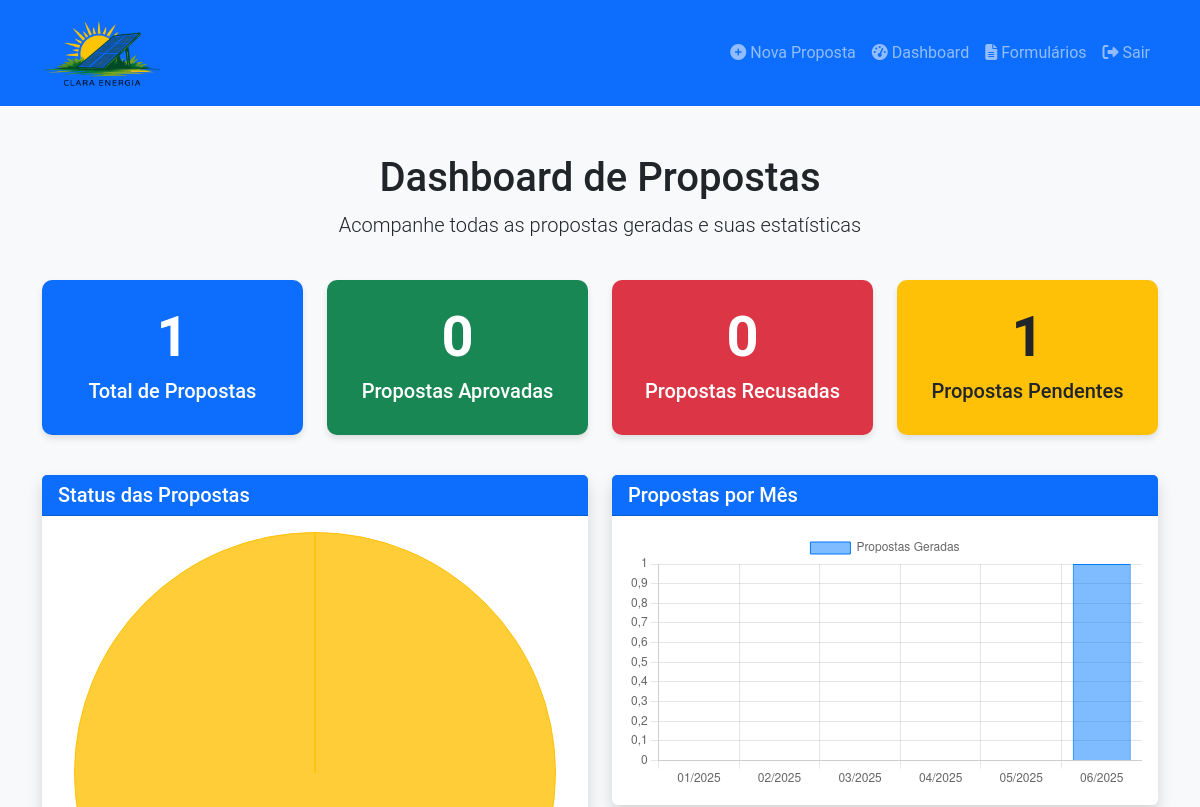
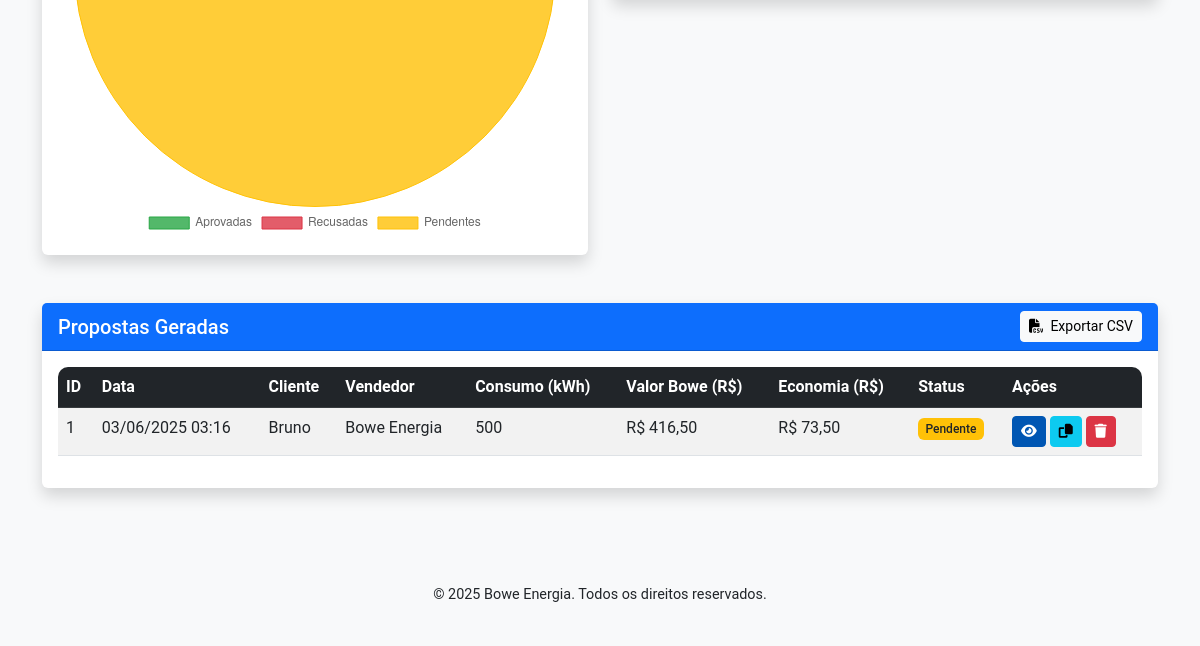
Page /dashboard (signed in) on the earlier database version (2 pictures, top to bottom).
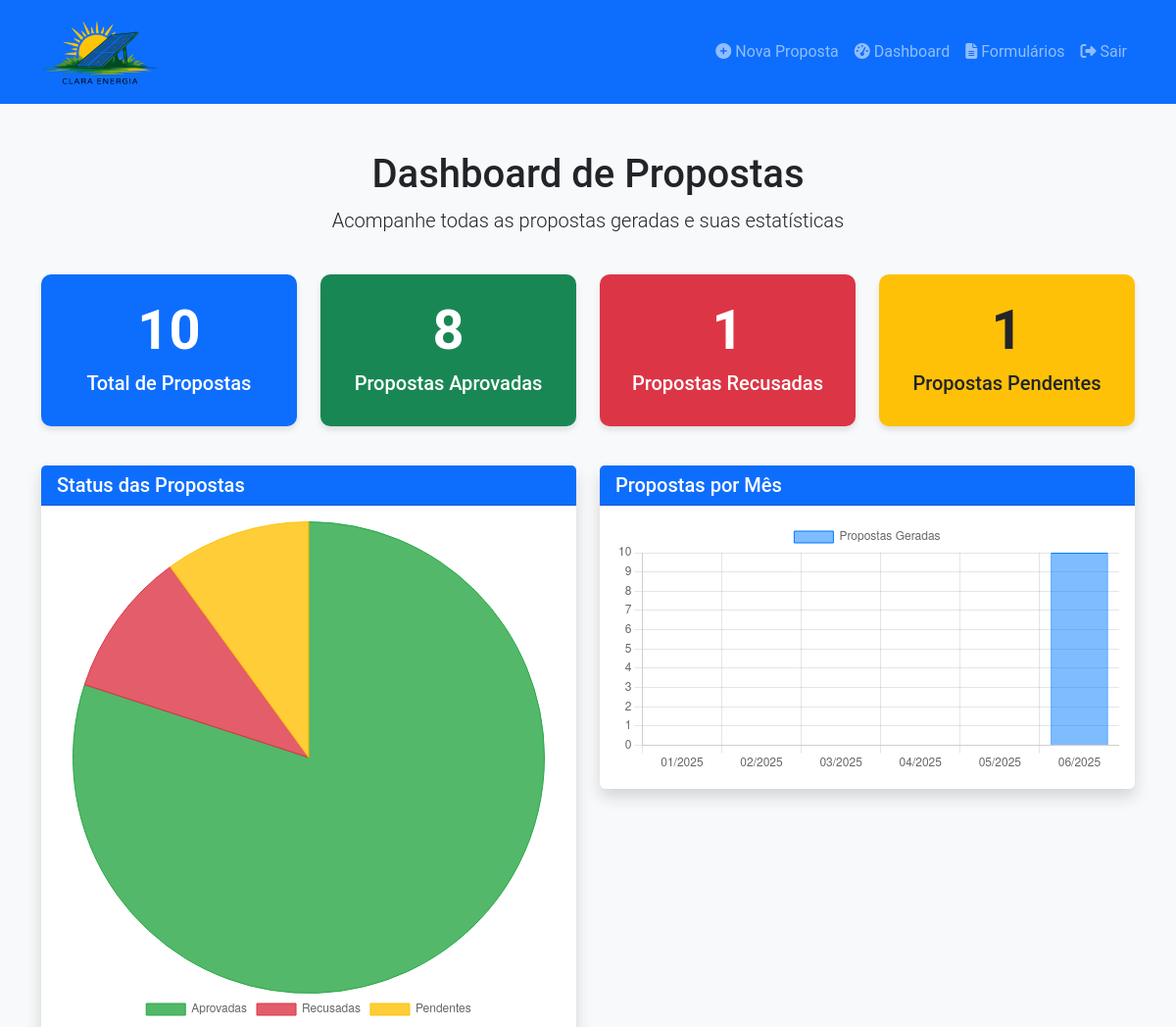
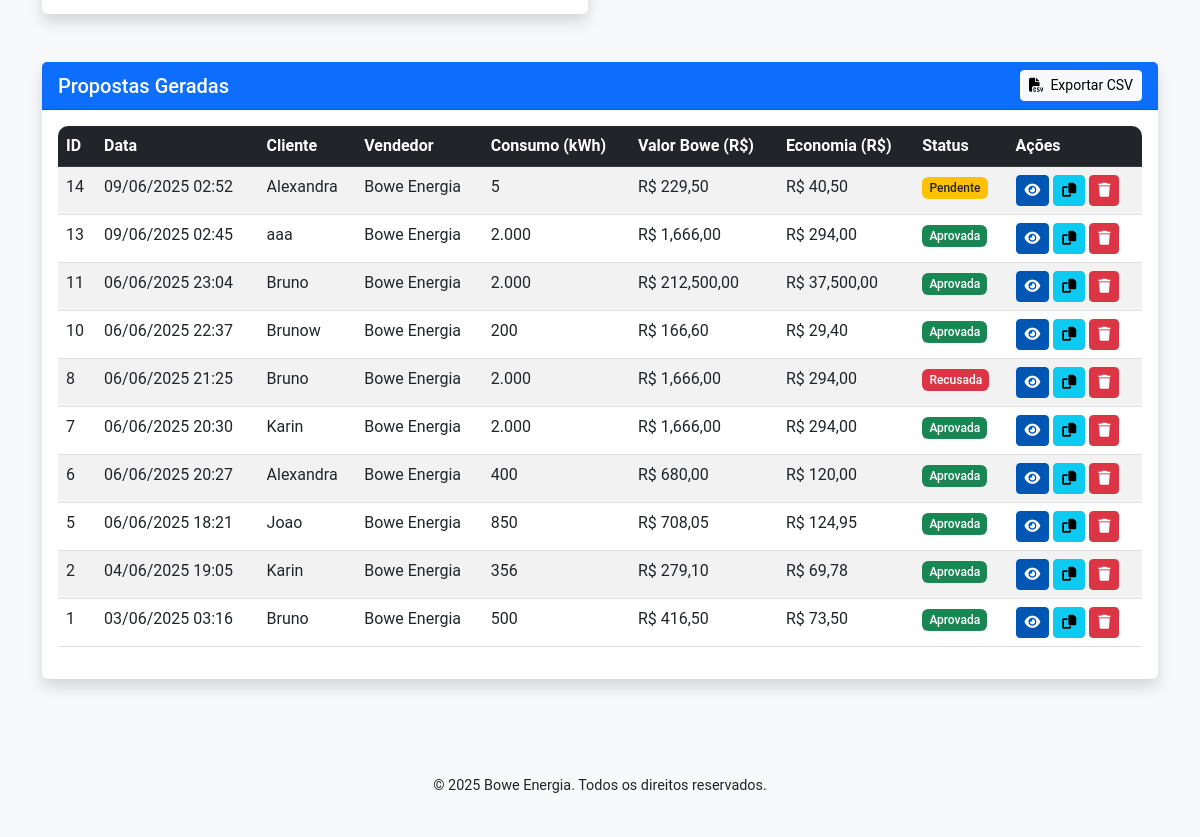
Same page on the later database version (2 pictures, top to bottom).
### src/models/proposta.py (models this page shows, shortened)
class Proposta(db.Model):
    __tablename__ = 'propostas'
    id = db.Column(db.Integer, primary_key=True)
    id_publico = db.Column(db.String(36), unique=True, nullable=False)
    data_criacao = db.Column(db.DateTime, default=datetime.utcnow)
    status = db.Column(db.String(20), default='Pendente')
    nome_vendedor = db.Column(db.String(100), nullable=False, default="Bowe Energia")
    telefone_vendedor = db.Column(db.String(20), nullable=False, default="(00) 0000-0000")
    chave_pix = db.Column(db.String(100))
    cidade_indicador = db.Column(db.String(100))
    lider = db.Column(db.String(100))
    cpf_indicador = db.Column(db.String(14))
    nome_indicado = db.Column(db.String(100), nullable=False)
    telefone_indicado = db.Column(db.String(20))
    email_indicado = db.Column(db.String(100))
    unidade_consumidora = db.Column(db.String(20), nullable=False)
    consumo_indicado = db.Column(db.Float, nullable=False)
    tipo_rede = db.Column(db.String(20), nullable=False)
    mes_atual = db.Column(db.String(20), nullable=False)
    taxa_concessionaria = db.Column(db.Float, nullable=False)
    taxa_bandeira = db.Column(db.Float, default=0)
    taxa_enersim = db.Column(db.Float)  # Mantido para compatibilidade
    percentual_desconto = db.Column(db.Float, nullable=False)  # Novo campo
    pagar_energisa = db.Column(db.Float, nullable=False)
    pagar_energisa_mais_bandeira = db.Column(db.Float, nullable=False)
    pagar_enersim = db.Column(db.Float, nullable=False)
    economia = db.Column(db.Float, nullable=False)
    economia_anual = db.Column(db.Float, nullable=False)
    porcentagem_economia = db.Column(db.Float, nullable=False)
    modelo_contrato = db.Column(db.String(100))

### src/routes/dashboard.py (the view)
@dashboard_bp.route('/dashboard')
@login_required
def index():
    from sqlalchemy import extract
    import datetime
    propostas = Proposta.query.order_by(Proposta.data_criacao.desc()).all()
    total_propostas = len(propostas)
    propostas_aprovadas = sum(1 for p in propostas if p.status == 'Aprovada')
    propostas_recusadas = sum(1 for p in propostas if p.status == 'Recusada')
    propostas_pendentes = total_propostas - propostas_aprovadas - propostas_recusadas
    hoje = datetime.datetime.now()
    meses = []
    dados_mensais = []
    for i in range(5, -1, -1):
        data_mes = hoje.replace(day=1) - datetime.timedelta(days=i*30)
        mes_ano = data_mes.strftime('%m/%Y')
        meses.append(mes_ano)
        mes = data_mes.month
        ano = data_mes.year
        count = Proposta.query.filter(
            extract('month', Proposta.data_criacao) == mes,
            extract('year', Proposta.data_criacao) == ano
        ).count()
        dados_mensais.append(count)
    return render_template('dashboard.html',
                           propostas=propostas,
                           total_propostas=total_propostas,
                           propostas_aprovadas=propostas_aprovadas,
                           propostas_recusadas=propostas_recusadas,
                           propostas_pendentes=propostas_pendentes,
                           meses=meses,
                           dados_mensais=dados_mensais)

### src/routes/dashboard.py (called while the page is built)
def login_required(f):
    @wraps(f)
    def decorated_function(*args, **kwargs):
        if 'logged_in' not in session:
            flash('Acesso restrito. Por favor, faça login.', 'error')
            return redirect(url_for('dashboard.login'))
        return f(*args, **kwargs)
    return decorated_function

### src/templates/dashboard.html (shortened to what this page needs)
{% extends 'base.html' %}
{% block content %}
<div class="container mt-5">
    <div class="row">
        <div class="col-md-12 text-center mb-4">
            <h1>Dashboard de Propostas</h1>
            <p class="lead">Acompanhe todas as propostas geradas e suas estatísticas</p>
        </div>
    </div>
    <div class="row mb-4">
        <div class="col-md-3">
            <div class="card stat-card bg-primary text-white mb-3">
                <div class="card-body text-center">
                    <h1 class="display-4">{{ total_propostas }}</h1>
                    <h5>Total de Propostas</h5>
                </div>
            </div>
        </div>
        <div class="col-md-3">
            <div class="card stat-card bg-success text-white mb-3">
                <div class="card-body text-center">
                    <h1 class="display-4">{{ propostas_aprovadas }}</h1>
                    <h5>Propostas Aprovadas</h5>
                </div>
            </div>
        </div>
        <div class="col-md-3">
            <div class="card stat-card bg-danger text-white mb-3">
                <div class="card-body text-center">
                    <h1 class="display-4">{{ propostas_recusadas }}</h1>
                    <h5>Propostas Recusadas</h5>
                </div>
            </div>
        </div>
        <div class="col-md-3">
            <div class="card stat-card bg-warning text-dark mb-3">
                <div class="card-body text-center">
                    <h1 class="display-4">{{ propostas_pendentes }}</h1>
                    <h5>Propostas Pendentes</h5>
                </div>
            </div>
        </div>
    </div>
    <div class="row mb-4">
        <div class="col-md-6">
            <div class="card shadow">
                <div class="card-header bg-primary text-white">
                    <h5 class="mb-0">Status das Propostas</h5>
                </div>
                <div class="card-body">
                    <canvas id="statusChart"></canvas>
                </div>
            </div>
        </div>
        <div class="col-md-6">
            <div class="card shadow">
                <div class="card-header bg-primary text-white">
                    <h5 class="mb-0">Propostas por Mês</h5>
                </div>
                <div class="card-body">
                    <canvas id="propostasChart"></canvas>
                </div>
            </div>
        </div>
    </div>
    <div class="row">
        <div class="col-md-12">
            <div class="card shadow">
                <div class="card-header bg-primary text-white d-flex justify-content-between align-items-center">
                    <h5 class="mb-0">Propostas Geradas</h5>
                    <div>
                        <button class="btn btn-sm btn-light" id="exportCSV">
                            <i class="fas fa-file-csv me-1"></i> Exportar CSV
                        </button>
                    </div>
                </div>
                <div class="card-body">
                    <div class="table-responsive">
                        <table class="table table-striped table-hover" id="propostasTable">
                            <thead class="table-dark">
                                <tr>
                                    <th>ID</th>
                                    <th>Data</th>
                                    <th>Cliente</th>
                                    <th>Vendedor</th>
                                    <th>Consumo (kWh)</th>
                                    <th>Valor Bowe (R$)</th>
                                    <th>Economia (R$)</th>
                                    <th>Status</th>
                                    <th>Ações</th>
                                </tr>
                            </thead>
                            <tbody>
                                {% for proposta in propostas %}
                                <tr>
                                    <td>{{ proposta.id }}</td>
                                    <td>{{ proposta.data_criacao.strftime('%d/%m/%Y %H:%M') }}</td>
                                    <td>{{ proposta.nome_indicado }}</td>
                                    <td>{{ proposta.nome_vendedor }}</td>
                                    <td>{{ "{:,.0f}".format(proposta.consumo_indicado).replace(',', '.') }}</td>
                                    <td>R$ {{ "{:,.2f}".format(proposta.pagar_enersim).replace(',', '.').replace('.', ',') }}</td>
                                    <td>R$ {{ "{:,.2f}".format(proposta.economia).replace(',', '.').replace('.', ',') }}</td>
                                    <td>
                                        {% if proposta.status == 'Aprovada' %}
                                        <span class="badge bg-success">Aprovada</span>
                                        {% elif proposta.status == 'Recusada' %}
                                        <span class="badge bg-danger">Recusada</span>
                                        {% else %}
                                        <span class="badge bg-warning text-dark">Pendente</span>
                                        {% endif %}
                                    </td>
                                    <td>
                                        <a href="{{ url_for('proposta.visualizar', id_publico=proposta.id_publico) }}" class="btn btn-sm btn-primary" target="_blank">
                                            <i class="fas fa-eye"></i>
                                        </a>
                                        <button class="btn btn-sm btn-info copy-link" data-link="{{ request.host_url }}proposta/{{ proposta.id_publico }}">
                                            <i class="fas fa-copy"></i>
                                        </button>
                                        <button class="btn btn-sm btn-delete delete-proposta" data-id="{{ proposta.id }}" data-bs-toggle="modal" data-bs-target="#deleteModal">
                                            <i class="fas fa-trash"></i>
                                        </button>
                                    </td>
                                </tr>
                                {% endfor %}
                            </tbody>
                        </table>
                    </div>
                </div>
            </div>
        </div>
    </div>
</div>
{% endblock %}

### src/templates/base.html (shortened to what this page needs)
<!DOCTYPE html>
<html lang="pt-br">
<head>
    <link rel="stylesheet" href="https://cdnjs.cloudflare.com/ajax/libs/font-awesome/6.4.0/css/all.min.css">
    <link href="https://cdn.jsdelivr.net/npm/bootstrap@5.3.0/dist/css/bootstrap.min.css" rel="stylesheet">
    <link rel="stylesheet" href="https://cdnjs.cloudflare.com/ajax/libs/bootstrap-datepicker/1.9.0/css/bootstrap-datepicker.min.css">
    <link rel="stylesheet" href="{{ url_for('static', filename='css/style.css') }}">
    <link rel="stylesheet" href="{{ url_for('static', filename='css/custom.css') }}">
</head>
<body>
    <nav class="navbar navbar-expand-lg navbar-dark bg-primary">
        <div class="container">
 <a class="navbar-brand" href="{{ url_for('dashboard.index') }}">
    <img src="{{ url_for('static', filename='img/logoclara.png') }}" alt="Bowe Logo" style="height: 80px;">
</a>
            <div class="collapse navbar-collapse" id="navbarNav">
                <ul class="navbar-nav ms-auto">
                    {% if session.get('logged_in') %}
                    <li class="nav-item">
                        <a class="nav-link" href="{{ url_for('dashboard.nova_proposta') }}">
                            <i class="fas fa-plus-circle"></i> Nova Proposta
                        </a>
                    </li>
                    <li class="nav-item">
                        <a class="nav-link" href="{{ url_for('dashboard.index') }}">
                            <i class="fas fa-tachometer-alt"></i> Dashboard
                        </a>
                    </li>
                    <li class="nav-item">
                        <a class="nav-link" href="{{ url_for('formulario.admin_formularios') }}">
                            <i class="fas fa-file-alt"></i> Formulários
                        </a>
                    </li>
                    <li class="nav-item">
                        <a class="nav-link" href="{{ url_for('dashboard.logout') }}">
                            <i class="fas fa-sign-out-alt"></i> Sair
                        </a>
                    </li>
                    {% else %}
                    <li class="nav-item">
                        <a class="nav-link" href="{{ url_for('dashboard.login') }}">
                            <i class="fas fa-sign-in-alt"></i> Login
                        </a>
                    </li>
                    {% endif %}
                </ul>
            </div>
        </div>
    </nav>
    <main>
        {% block content %}{% endblock %}
    </main>
    <footer class="bg-light py-4 mt-5">
        <div class="container text-center">
            <p>&copy; 2025 Bowe Energia. Todos os direitos reservados.</p>
        </div>
    </footer>
</body>
</html>

### src/static/css/style.css (style rules this page uses)
body { font-family: 'Roboto', sans-serif; background-color: #f8f9fa; }
.navbar-brand { font-weight: 700; }
.card { border: none; box-shadow: 0 0.125rem 0.25rem rgba(0, 0, 0, 0.075); margin-bottom: 1.5rem; }
.card-header { font-weight: 600; }
.btn-primary { background-color: #0056b3; border-color: #0056b3; }
.table th { font-weight: 600; }
.badge { font-weight: 500; padding: 0.4em 0.6em; }
.stat-card { border-radius: 0.5rem; overflow: hidden; }
.stat-card .card-body { padding: 1.5rem; }
.stat-card .display-4 { font-weight: 700; }
footer { font-size: 0.9rem; }

### src/static/css/custom.css (style rules this page uses)
main, .container, .row, .col-md-12 { overflow-x: visible; }

### src/templates/dashboard.html (style rules this page uses)
.stat-card { border-radius: 10px; box-shadow: 0 4px 6px rgba(0,0,0,0.1); transition: transform 0.3s; }
.table-responsive { border-radius: 10px; overflow: hidden; }
.btn-delete { color: #fff; background-color: #dc3545; border-color: #dc3545; }

Differences in the rows shown:
added Proposta: id "14", data_criacao "09/06/2025 02:52", nome_indicado "Alexandra", nome_vendedor "Bowe Energia", consumo_indicado "5", pagar_enersim "229,50", economia "40,50", status "Pendente"
added Proposta: id "13", data_criacao "09/06/2025 02:45", nome_indicado "aaa", nome_vendedor "Bowe Energia", consumo_indicado "2.000", pagar_enersim "1,666,00", economia "294,00", status "Aprovada"
added Proposta: id "11", data_criacao "06/06/2025 23:04", nome_indicado "Bruno", nome_vendedor "Bowe Energia", consumo_indicado "2.000", pagar_enersim "212,500,00", economia "37,500,00", status "Aprovada"
added Proposta: id "10", data_criacao "06/06/2025 22:37", nome_indicado "Brunow", nome_vendedor "Bowe Energia", consumo_indicado "200", pagar_enersim "166,60", economia "29,40", status "Aprovada"
added Proposta: id "8", data_criacao "06/06/2025 21:25", nome_indicado "Bruno", nome_vendedor "Bowe Energia", consumo_indicado "2.000", pagar_enersim "1,666,00", economia "294,00", status "Recusada"
added Proposta: id "7", data_criacao "06/06/2025 20:30", nome_indicado "Karin", nome_vendedor "Bowe Energia", consumo_indicado "2.000", pagar_enersim "1,666,00", economia "294,00", status "Aprovada"
added Proposta: id "6", data_criacao "06/06/2025 20:27", nome_indicado "Alexandra", nome_vendedor "Bowe Energia", consumo_indicado "400", pagar_enersim "680,00", economia "120,00", status "Aprovada"
added Proposta: id "5", data_criacao "06/06/2025 18:21", nome_indicado "Joao", nome_vendedor "Bowe Energia", consumo_indicado "850", pagar_enersim "708,05", economia "124,95", status "Aprovada"
added Proposta: id "2", data_criacao "04/06/2025 19:05", nome_indicado "Karin", nome_vendedor "Bowe Energia", consumo_indicado "356", pagar_enersim "279,10", economia "69,78", status "Aprovada"
changed Proposta id 1: status "Pendente" → "Aprovada"
Other differences:
{{ total_propostas }}: "1" → "10"
{{ propostas_aprovadas }}: "0" → "8"
{{ propostas_recusadas }}: "0" → "1"
chart data {{ propostas_aprovadas }}: 0 → 8
chart data {{ propostas_recusadas }}: 0 → 1
chart data {{ dados_mensais|tojson }}: [0, 0, 0, 0, 0, 1] → [0, 0, 0, 0, 0, 10]
